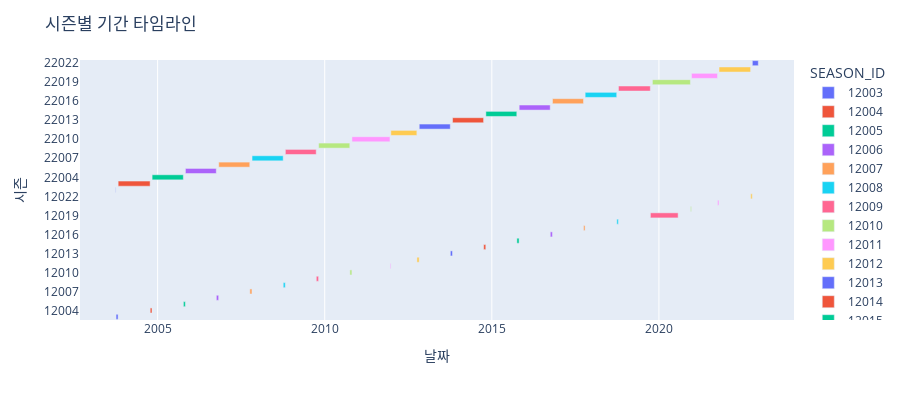

Notebook source saved alongside this figure:
### Code cell
# 타임라인 차트
fig = px.timeline(
    season_dates,
    x_start="Start",
    x_end="End",
    y="SEASON_ID",
    color="SEASON_ID"
)

fig.update_layout(
    title="시즌별 기간 타임라인",
    xaxis_title="날짜",
    yaxis_title="시즌",
    width=900,
    height=400
)

fig.show()

### Figure 1 — Plotly figure (JSON) as saved in the notebook; plotly's stock layout.template omitted (floating-point values rounded to 4 significant figures)
{"data": [{"base": ["2003-10-05T00:00:00.000000000"], "hovertemplate": "SEASON_ID=%{y}<br>Start=%{base}<br>End=%{x}<extra></extra>", "legendgroup": "12003", "marker": {"color": "#636efa", "pattern": {"shape": ""}}, "name": "12003", "orientation": "h", "showlegend": true, "textposition": "auto", "type": "bar", "x": [1900800000], "xaxis": "x", "y": ["12003"], "yaxis": "y"}, {"base": ["2004-10-12T00:00:00.000000000"], "hovertemplate": "SEASON_ID=%{y}<br>Start=%{base}<br>End=%{x}<extra></extra>", "legendgroup": "12004", "marker": {"color": "#EF553B", "pattern": {"shape": ""}}, "name": "12004", "orientation": "h", "showlegend": true, "textposition": "auto", "type": "bar", "x": [1728000000], "xaxis": "x", "y": ["12004"], "yaxis": "y"}, {"base": ["2005-10-10T00:00:00.000000000"], "hovertemplate": "SEASON_ID=%{y}<br>Start=%{base}<br>End=%{x}<extra></extra>", "legendgroup": "12005", "marker": {"color": "#00cc96", "pattern": {"shape": ""}}, "name": "12005", "orientation": "h", "showlegend": true, "textposition": "auto", "type": "bar", "x": [1814400000], "xaxis": "x", "y": ["12005"], "yaxis": "y"}, {"base": ["2006-10-05T00:00:00.000000000"], "hovertemplate": "SEASON_ID=%{y}<br>Start=%{base}<br>End=%{x}<extra></extra>", "legendgroup": "12006", "marker": {"color": "#ab63fa", "pattern": {"shape": ""}}, "name": "12006", "orientation": "h", "showlegend": true, "textposition": "auto", "type": "bar", "x": [2160000000], "xaxis": "x", "y": ["12006"], "yaxis": "y"}, {"base": ["2007-10-06T00:00:00.000000000"], "hovertemplate": "SEASON_ID=%{y}<br>Start=%{base}<br>End=%{x}<extra></extra>", "legendgroup": "12007", "marker": {"color": "#FFA15A", "pattern": {"shape": ""}}, "name": "12007", "orientation": "h", "showlegend": true, "textposition": "auto", "type": "bar", "x": [1987200000], "xaxis": "x", "y": ["12007"], "yaxis": "y"}, {"base": ["2008-10-05T00:00:00.000000000"], "hovertemplate": "SEASON_ID=%{y}<br>Start=%{base}<br>End=%{x}<extra></extra>", "legendgroup": "12008", "marker": {"color": "#19d3f3", "pattern": {"shape": ""}}, "name": "12008", "orientation": "h", "showlegend": true, "textposition": "auto", "type": "bar", "x": [1900800000], "xaxis": "x", "y": ["12008"], "yaxis": "y"}, {"base": ["2009-10-01T00:00:00.000000000"], "hovertemplate": "SEASON_ID=%{y}<br>Start=%{base}<br>End=%{x}<extra></extra>", "legendgroup": "12009", "marker": {"color": "#FF6692", "pattern": {"shape": ""}}, "name": "12009", "orientation": "h", "showlegend": true, "textposition": "auto", "type": "bar", "x": [2160000000], "xaxis": "x", "y": ["12009"], "yaxis": "y"}, {"base": ["2010-10-03T00:00:00.000000000"], "hovertemplate": "SEASON_ID=%{y}<br>Start=%{base}<br>End=%{x}<extra></extra>", "legendgroup": "12010", "marker": {"color": "#B6E880", "pattern": {"shape": ""}}, "name": "12010", "orientation": "h", "showlegend": true, "textposition": "auto", "type": "bar", "x": [1900800000], "xaxis": "x", "y": ["12010"], "yaxis": "y"}, {"base": ["2011-12-16T00:00:00.000000000"], "hovertemplate": "SEASON_ID=%{y}<br>Start=%{base}<br>End=%{x}<extra></extra>", "legendgroup": "12011", "marker": {"color": "#FF97FF", "pattern": {"shape": ""}}, "name": "12011", "orientation": "h", "showlegend": true, "textposition": "auto", "type": "bar", "x": [691200000], "xaxis": "x", "y": ["12011"], "yaxis": "y"}, {"base": ["2012-10-05T00:00:00.000000000"], "hovertemplate": "SEASON_ID=%{y}<br>Start=%{base}<br>End=%{x}<extra></extra>", "legendgroup": "12012", "marker": {"color": "#FECB52", "pattern": {"shape": ""}}, "name": "12012", "orientation": "h", "showlegend": true, "textposition": "auto", "type": "bar", "x": [2073600000], "xaxis": "x", "y": ["12012"], "yaxis": "y"}, {"base": ["2013-10-05T00:00:00.000000000"], "hovertemplate": "SEASON_ID=%{y}<br>Start=%{base}<br>End=%{x}<extra></extra>", "legendgroup": "12013", "marker": {"color": "#636efa", "pattern": {"shape": ""}}, "name": "12013", "orientation": "h", "showlegend": true, "textposition": "auto", "type": "bar", "x": [1987200000], "xaxis": "x", "y": ["12013"], "yaxis": "y"}, {"base": ["2014-10-04T00:00:00.000000000"], "hovertemplate": "SEASON_ID=%{y}<br>Start=%{base}<br>End=%{x}<extra></extra>", "legendgroup": "12014", "marker": {"color": "#EF553B", "pattern": {"shape": ""}}, "name": "12014", "orientation": "h", "showlegend": true, "textposition": "auto", "type": "bar", "x": [1987200000], "xaxis": "x", "y": ["12014"], "yaxis": "y"}, {"base": ["2015-10-02T00:00:00.000000000"], "hovertemplate": "SEASON_ID=%{y}<br>Start=%{base}<br>End=%{x}<extra></extra>", "legendgroup": "12015", "marker": {"color": "#00cc96", "pattern": {"shape": ""}}, "name": "12015", "orientation": "h", "showlegend": true, "textposition": "auto", "type": "bar", "x": [2073600000], "xaxis": "x", "y": ["12015"], "yaxis": "y"}, {"base": ["2016-10-01T00:00:00.000000000"], "hovertemplate": "SEASON_ID=%{y}<br>Start=%{base}<br>End=%{x}<extra></extra>", "legendgroup": "12016", "marker": {"color": "#ab63fa", "pattern": {"shape": ""}}, "name": "12016", "orientation": "h", "showlegend": true, "textposition": "auto", "type": "bar", "x": [1987200000], "xaxis": "x", "y": ["12016"], "yaxis": "y"}, {"base": ["2017-09-30T00:00:00.000000000"], "hovertemplate": "SEASON_ID=%{y}<br>Start=%{base}<br>End=%{x}<extra></extra>", "legendgroup": "12017", "marker": {"color": "#FFA15A", "pattern": {"shape": ""}}, "name": "12017", "orientation": "h", "showlegend": true, "textposition": "auto", "type": "bar", "x": [1382400000], "xaxis": "x", "y": ["12017"], "yaxis": "y"}, {"base": ["2018-09-28T00:00:00.000000000"], "hovertemplate": "SEASON_ID=%{y}<br>Start=%{base}<br>End=%{x}<extra></extra>", "legendgroup": "12018", "marker": {"color": "#19d3f3", "pattern": {"shape": ""}}, "name": "12018", "orientation": "h", "showlegend": true, "textposition": "auto", "type": "bar", "x": [1468800000], "xaxis": "x", "y": ["12018"], "yaxis": "y"}, {"base": ["2019-09-30T00:00:00.000000000"], "hovertemplate": "SEASON_ID=%{y}<br>Start=%{base}<br>End=%{x}<extra></extra>", "legendgroup": "12019", "marker": {"color": "#FF6692", "pattern": {"shape": ""}}, "name": "12019", "orientation": "h", "showlegend": true, "textposition": "auto", "type": "bar", "x": [26179200000], "xaxis": "x", "y": ["12019"], "yaxis": "y"}, {"base": ["2020-12-11T00:00:00.000000000"], "hovertemplate": "SEASON_ID=%{y}<br>Start=%{base}<br>End=%{x}<extra></extra>", "legendgroup": "12020", "marker": {"color": "#B6E880", "pattern": {"shape": ""}}, "name": "12020", "orientation": "h", "showlegend": true, "textposition": "auto", "type": "bar", "x": [864000000], "xaxis": "x", "y": ["12020"], "yaxis": "y"}, {"base": ["2021-10-03T00:00:00.000000000"], "hovertemplate": "SEASON_ID=%{y}<br>Start=%{base}<br>End=%{x}<extra></extra>", "legendgroup": "12021", "marker": {"color": "#FF97FF", "pattern": {"shape": ""}}, "name": "12021", "orientation": "h", "showlegend": true, "textposition": "auto", "type": "bar", "x": [1296000000], "xaxis": "x", "y": ["12021"], "yaxis": "y"}, {"base": ["2022-09-30T00:00:00.000000000"], "hovertemplate": "SEASON_ID=%{y}<br>Start=%{base}<br>End=%{x}<extra></extra>", "legendgroup": "12022", "marker": {"color": "#FECB52", "pattern": {"shape": ""}}, "name": "12022", "orientation": "h", "showlegend": true, "textposition": "auto", "type": "bar", "x": [1468800000], "xaxis": "x", "y": ["12022"], "yaxis": "y"}, {"base": ["2003-10-01T00:00:00.000000000"], "hovertemplate": "SEASON_ID=%{y}<br>Start=%{base}<br>End=%{x}<extra></extra>", "legendgroup": "22002", "marker": {"color": "#636efa", "pattern": {"shape": ""}}, "name": "22002", "orientation": "h", "showlegend": true, "textposition": "auto", "type": "bar", "x": [259200000], "xaxis": "x", "y": ["22002"], "yaxis": "y"}, {"base": ["2003-10-28T00:00:00.000000000"], "hovertemplate": "SEASON_ID=%{y}<br>Start=%{base}<br>End=%{x}<extra></extra>", "legendgroup": "22003", "marker": {"color": "#EF553B", "pattern": {"shape": ""}}, "name": "22003", "orientation": "h", "showlegend": true, "textposition": "auto", "type": "bar", "x": [30153600000], "xaxis": "x", "y": ["22003"], "yaxis": "y"}, {"base": ["2004-11-02T00:00:00.000000000"], "hovertemplate": "SEASON_ID=%{y}<br>Start=%{base}<br>End=%{x}<extra></extra>", "legendgroup": "22004", "marker": {"color": "#00cc96", "pattern": {"shape": ""}}, "name": "22004", "orientation": "h", "showlegend": true, "textposition": "auto", "type": "bar", "x": [29462400000], "xaxis": "x", "y": ["22004"], "yaxis": "y"}, {"base": ["2005-11-01T00:00:00.000000000"], "hovertemplate": "SEASON_ID=%{y}<br>Start=%{base}<br>End=%{x}<extra></extra>", "legendgroup": "22005", "marker": {"color": "#ab63fa", "pattern": {"shape": ""}}, "name": "22005", "orientation": "h", "showlegend": true, "textposition": "auto", "type": "bar", "x": [29116800000], "xaxis": "x", "y": ["22005"], "yaxis": "y"}, {"base": ["2006-10-31T00:00:00.000000000"], "hovertemplate": "SEASON_ID=%{y}<br>Start=%{base}<br>End=%{x}<extra></extra>", "legendgroup": "22006", "marker": {"color": "#FFA15A", "pattern": {"shape": ""}}, "name": "22006", "orientation": "h", "showlegend": true, "textposition": "auto", "type": "bar", "x": [29289600000], "xaxis": "x", "y": ["22006"], "yaxis": "y"}, {"base": ["2007-10-30T00:00:00.000000000"], "hovertemplate": "SEASON_ID=%{y}<br>Start=%{base}<br>End=%{x}<extra></extra>", "legendgroup": "22007", "marker": {"color": "#19d3f3", "pattern": {"shape": ""}}, "name": "22007", "orientation": "h", "showlegend": true, "textposition": "auto", "type": "bar", "x": [29376000000], "xaxis": "x", "y": ["22007"], "yaxis": "y"}, {"base": ["2008-10-28T00:00:00.000000000"], "hovertemplate": "SEASON_ID=%{y}<br>Start=%{base}<br>End=%{x}<extra></extra>", "legendgroup": "22008", "marker": {"color": "#FF6692", "pattern": {"shape": ""}}, "name": "22008", "orientation": "h", "showlegend": true, "textposition": "auto", "type": "bar", "x": [29116800000], "xaxis": "x", "y": ["22008"], "yaxis": "y"}, {"base": ["2009-10-27T00:00:00.000000000"], "hovertemplate": "SEASON_ID=%{y}<br>Start=%{base}<br>End=%{x}<extra></extra>", "legendgroup": "22009", "marker": {"color": "#B6E880", "pattern": {"shape": ""}}, "name": "22009", "orientation": "h", "showlegend": true, "textposition": "auto", "type": "bar", "x": [29376000000], "xaxis": "x", "y": ["22009"], "yaxis": "y"}, {"base": ["2010-10-26T00:00:00.000000000"], "hovertemplate": "SEASON_ID=%{y}<br>Start=%{base}<br>End=%{x}<extra></extra>", "legendgroup": "22010", "marker": {"color": "#FF97FF", "pattern": {"shape": ""}}, "name": "22010", "orientation": "h", "showlegend": true, "textposition": "auto", "type": "bar", "x": [35856000000], "xaxis": "x", "y": ["22010"], "yaxis": "y"}, {"base": ["2011-12-25T00:00:00.000000000"], "hovertemplate": "SEASON_ID=%{y}<br>Start=%{base}<br>End=%{x}<extra></extra>", "legendgroup": "22011", "marker": {"color": "#FECB52", "pattern": {"shape": ""}}, "name": "22011", "orientation": "h", "showlegend": true, "textposition": "auto", "type": "bar", "x": [24537600000], "xaxis": "x", "y": ["22011"], "yaxis": "y"}, {"base": ["2012-10-30T00:00:00.000000000"], "hovertemplate": "SEASON_ID=%{y}<br>Start=%{base}<br>End=%{x}<extra></extra>", "legendgroup": "22012", "marker": {"color": "#636efa", "pattern": {"shape": ""}}, "name": "22012", "orientation": "h", "showlegend": true, "textposition": "auto", "type": "bar", "x": [29289600000], "xaxis": "x", "y": ["22012"], "yaxis": "y"}, {"base": ["2013-10-29T00:00:00.000000000"], "hovertemplate": "SEASON_ID=%{y}<br>Start=%{base}<br>End=%{x}<extra></extra>", "legendgroup": "22013", "marker": {"color": "#EF553B", "pattern": {"shape": ""}}, "name": "22013", "orientation": "h", "showlegend": true, "textposition": "auto", "type": "bar", "x": [29289600000], "xaxis": "x", "y": ["22013"], "yaxis": "y"}, {"base": ["2014-10-28T00:00:00.000000000"], "hovertemplate": "SEASON_ID=%{y}<br>Start=%{base}<br>End=%{x}<extra></extra>", "legendgroup": "22014", "marker": {"color": "#00cc96", "pattern": {"shape": ""}}, "name": "22014", "orientation": "h", "showlegend": true, "textposition": "auto", "type": "bar", "x": [29203200000], "xaxis": "x", "y": ["22014"], "yaxis": "y"}, {"base": ["2015-10-27T00:00:00.000000000"], "hovertemplate": "SEASON_ID=%{y}<br>Start=%{base}<br>End=%{x}<extra></extra>", "legendgroup": "22015", "marker": {"color": "#ab63fa", "pattern": {"shape": ""}}, "name": "22015", "orientation": "h", "showlegend": true, "textposition": "auto", "type": "bar", "x": [29289600000], "xaxis": "x", "y": ["22015"], "yaxis": "y"}, {"base": ["2016-10-25T00:00:00.000000000"], "hovertemplate": "SEASON_ID=%{y}<br>Start=%{base}<br>End=%{x}<extra></extra>", "legendgroup": "22016", "marker": {"color": "#FFA15A", "pattern": {"shape": ""}}, "name": "22016", "orientation": "h", "showlegend": true, "textposition": "auto", "type": "bar", "x": [29289600000], "xaxis": "x", "y": ["22016"], "yaxis": "y"}, {"base": ["2017-10-17T00:00:00.000000000"], "hovertemplate": "SEASON_ID=%{y}<br>Start=%{base}<br>End=%{x}<extra></extra>", "legendgroup": "22017", "marker": {"color": "#19d3f3", "pattern": {"shape": ""}}, "name": "22017", "orientation": "h", "showlegend": true, "textposition": "auto", "type": "bar", "x": [29808000000], "xaxis": "x", "y": ["22017"], "yaxis": "y"}, {"base": ["2018-10-16T00:00:00.000000000"], "hovertemplate": "SEASON_ID=%{y}<br>Start=%{base}<br>End=%{x}<extra></extra>", "legendgroup": "22018", "marker": {"color": "#FF6692", "pattern": {"shape": ""}}, "name": "22018", "orientation": "h", "showlegend": true, "textposition": "auto", "type": "bar", "x": [30067200000], "xaxis": "x", "y": ["22018"], "yaxis": "y"}, {"base": ["2019-10-22T00:00:00.000000000"], "hovertemplate": "SEASON_ID=%{y}<br>Start=%{base}<br>End=%{x}<extra></extra>", "legendgroup": "22019", "marker": {"color": "#B6E880", "pattern": {"shape": ""}}, "name": "22019", "orientation": "h", "showlegend": true, "textposition": "auto", "type": "bar", "x": [35856000000], "xaxis": "x", "y": ["22019"], "yaxis": "y"}, {"base": ["2020-12-22T00:00:00.000000000"], "hovertemplate": "SEASON_ID=%{y}<br>Start=%{base}<br>End=%{x}<extra></extra>", "legendgroup": "22020", "marker": {"color": "#FF97FF", "pattern": {"shape": ""}}, "name": "22020", "orientation": "h", "showlegend": true, "textposition": "auto", "type": "bar", "x": [24537600000], "xaxis": "x", "y": ["22020"], "yaxis": "y"}, {"base": ["2021-10-19T00:00:00.000000000"], "hovertemplate": "SEASON_ID=%{y}<br>Start=%{base}<br>End=%{x}<extra></extra>", "legendgroup": "22021", "marker": {"color": "#FECB52", "pattern": {"shape": ""}}, "name": "22021", "orientation": "h", "showlegend": true, "textposition": "auto", "type": "bar", "x": [29808000000], "xaxis": "x", "y": ["22021"], "yaxis": "y"}, {"base": ["2022-10-18T00:00:00.000000000"], "hovertemplate": "SEASON_ID=%{y}<br>Start=%{base}<br>End=%{x}<extra></extra>", "legendgroup": "22022", "marker": {"color": "#636efa", "pattern": {"shape": ""}}, "name": "22022", "orientation": "h", "showlegend": true, "textposition": "auto", "type": "bar", "x": [5616000000], "xaxis": "x", "y": ["22022"], "yaxis": "y"}], "layout": {"barmode": "overlay", "height": 400, "legend": {"title": {"text": "SEASON_ID"}, "tracegroupgap": 0}, "margin": {"t": 60}, "title": {"text": "시즌별 기간 타임라인"}, "width": 900, "xaxis": {"anchor": "y", "domain": [0, 1], "title": {"text": "날짜"}, "type": "date"}, "yaxis": {"anchor": "x", "autorange": "reversed", "categoryarray": ["22022", "22021", "22020", "22019", "22018", "22017", "22016", "22015", "22014", "22013", "22012", "22011", "22010", "22009", "22008", "22007", "22006", "22005", "22004", "22003", "22002", "12022", "12021", "12020", "12019", "12018", "12017", "12016", "12015", "12014", "12013", "12012", "12011", "12010", "12009", "12008", "12007", "12006", "12005", "12004", "12003"], "categoryorder": "array", "domain": [0, 1], "title": {"text": "시즌"}}}}
